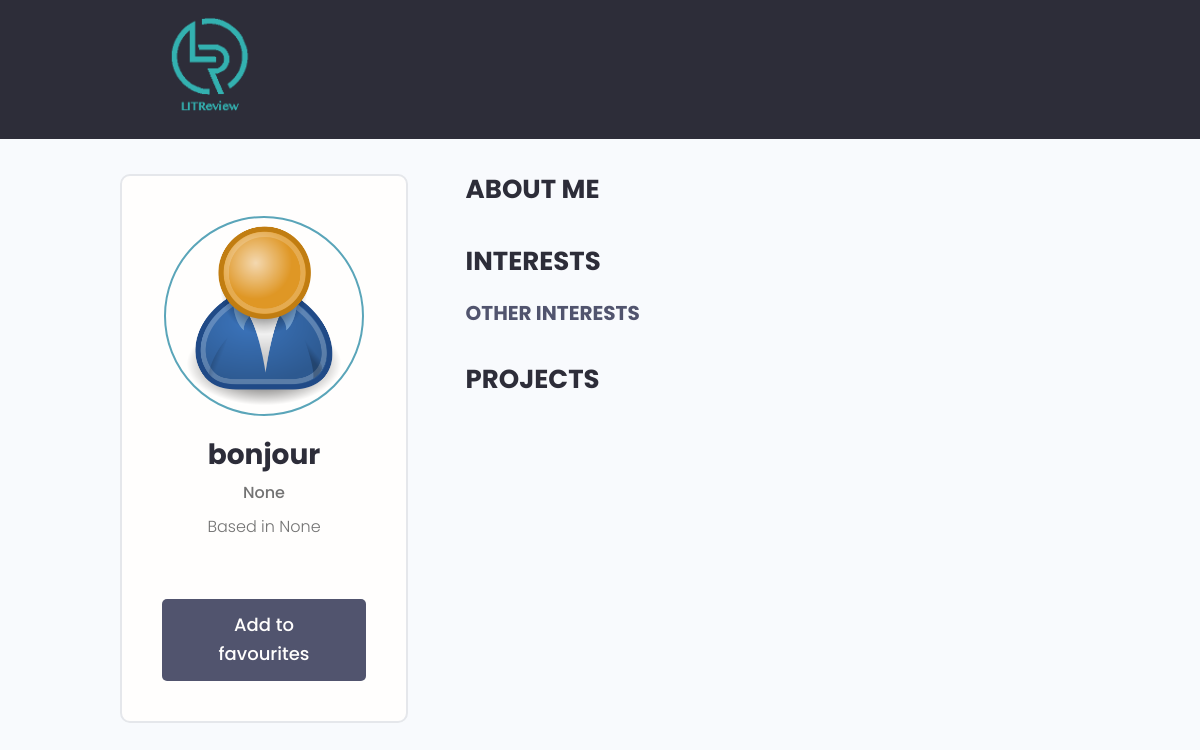
The page /users/profile/72487573-7c15-4528-9c82-7a81803e45b3/ on the database its author committed.
### users/models.py (models this page shows, shortened)
class Profile(models.Model):
    user = models.OneToOneField(User, on_delete=models.CASCADE, null=True, blank=True)
    name = models.CharField(max_length=200, blank=True, null=True)
    email = models.EmailField(max_length=500, blank=True, null=True)
    username = models.CharField(max_length=200, blank=True, null=True)
    favourites = models.ManyToManyField('self', related_name='favourite', default=None, blank=True, symmetrical=False)
    location = models.CharField(max_length=200, blank=True, null=True)
    short_intro = models.CharField(max_length=200, blank=True, null=True)
    bio = models.TextField(blank=True, null=True)
    profile_image = models.ImageField(null=True, blank=True, upload_to='profiles/', default="profiles/user-default.png")
    social_twitter = models.CharField(max_length=200, blank=True, null=True)
    social_facebook = models.CharField(max_length=200, blank=True, null=True)
    social_instagram = models.CharField(max_length=200, blank=True, null=True)
    created = models.DateField(auto_now_add=True)
    id = models.UUIDField(default=uuid.uuid4, unique=True, primary_key=True, editable=False)

### users/views.py (the view)
# urls.py: path('profile/<str:pk>/', views.userProfile, name="user-profile"),
def userProfile(request, pk):
    profile = Profile.objects.get(id=pk)
    topInterests = profile.skill_set.exclude(description__exact="")
    otherInterests = profile.skill_set.filter(description="")
    context = {'profile': profile, 'topInterests': topInterests, "otherInterests": otherInterests}
    return render(request, 'users/user-profile.html', context)

### users/templates/users/user-profile.html (shortened to what this page needs)
{% extends 'main.html' %}
{% block content %}
<main class="profile my-md">
    <div class="container">
      <div class="layout">
        <div class="column column--1of3">
          <div class="card text-center">
            <div class="card__body dev">
              <img class="avatar avatar--xl" src="{{profile.profile_image.url}}" />
              <h2 class="dev__name">{{profile.name}}</h2>
              <p class="dev__title">{{profile.short_intro}}</p>
              <p class="dev__location">Based in {{profile.location}}</p>
              <a href="{% url 'favourite' profile.id %}" class="btn btn--sub btn--lg">Add to favourites </a>
            </div>
          </div>
        </div>
        <div class="column column--2of3">
          <div class="devInfo">
            <h3 class="devInfo__title">About Me</h3>
          </div>
          <div class="devInfo">
            <h3 class="devInfo__title">Interests</h3>
            <div class="devInfo__skills">
              <h3 class="devInfo__subtitle">Other Interests</h3>
            </div>
          </div>
          <div class="devInfo">
            <h3 class="devInfo__title">Projects</h3>
          </div>
        </div>
      </div>
    </div>
  </main>
{% endblock content %}

### static/styles/app.css (style rules this page uses)
.btn--sub { background-color: var(--color-sub-light); }
.card { border: 2px solid var(--color-light); }
img { width: 100%; }
.profile .card > .dev { padding: 4rem; }
.dev__name { color: var(--color-sub); font-size: 2.8rem; font-weight: 700; margin-top: 1rem; margin-bottom: 0.5rem; }
.dev__title { font-size: 1.6rem; font-weight: 500; line-height: 1.3; }
.dev__location { margin-top: 1rem; }
.devInfo { margin-bottom: 3rem; }
.devInfo__title, .devInfo__subtitle { font-size: 2.6rem; color: var(--color-sub); text-transform: uppercase; font-weight: 700; margin-bottom: 1.5rem; }
.devInfo__subtitle { font-size: 2rem; color: var(--color-sub-light); }

### static/uikit/styles/modules/_base.css (style rules this page uses)
* { margin: 0; padding: 0; box-sizing: border-box; text-rendering: optimizeLegibility; color: inherit; font-size: inherit; }
body { line-height: 1.6; font-weight: 400; font-size: 1.5rem; color: var(--color-text); background-color: var(--color-bg); min-height: 100vh; }

### static/uikit/styles/modules/_typography.css (style rules this page uses)
* { font-family: var(--font-base); }
h2 { font-size: 3.6rem; font-weight: var(--font-bold); }
h3 { font-size: 3.2rem; font-weight: var(--font-medium); }
p, span, strong { font-size: 1.6rem; color: var(--color-text); font-weight: var(--font-regular); }
a { padding-bottom: 2px; text-decoration: none; display: inline-block; color: var(--color-main); font-weight: var(--font-medium); }

### static/uikit/styles/modules/_utilities.css (style rules this page uses)
.container { width: 92%; max-width: 165rem; margin: 0 auto; box-sizing: border-box; }
@media screen and (min-width: 1000px) { .container { width: 90%; } }
@media screen and (min-width: 1200px) { .container { width: 80%; } }
.text-center { text-align: center; }
.my-md { margin: 3rem auto; }

### static/uikit/styles/modules/_avatar.css (style rules this page uses)
.avatar { border-radius: 50%; border: 2px solid var(--color-main); object-fit: cover; }
.avatar--xl { height: 20rem; width: 20rem; }

### static/uikit/styles/modules/_button.css (style rules this page uses)
.btn { display: inline-block; position: relative; cursor: pointer; background-color: var(--color-light); font-weight: var(--font-medium); color: var(--color-sub); text-decoration: none; padding: 1rem 2rem; border-radius: 0.5rem; border: none; width: -webkit-fit-content; width: -moz-fit-content; width: fit-content; height: -webkit-fit-content; height: -moz-fit-content; height: fit-content; font-size: 1.6rem; outline-width: 0; outline-color: transparent; -webkit-backface-visibility: hidden; backface-visibility: hidden; transition: all 0.3s ease-in-out; }
.btn--sub { background-color: var(--color-sub); color: var(--color-white); }
.btn--lg { font-size: 1.8rem; padding: 1.2rem 4.5rem; }

### static/uikit/styles/modules/_card.css (style rules this page uses)
.card { border-radius: 1rem; background-color: var(--color-white); border: 1.5px solid var(--color-light); width: auto; height: auto; margin-top: 0.5rem; margin-bottom: 0.5rem; overflow: hidden; }
.card__body, .card__header { padding: 2rem 2.5rem; }

### static/uikit/styles/modules/_layout.css (style rules this page uses)
.layout { display: flex; flex-flow: row wrap; justify-content: space-between; }
.layout > .column { margin-bottom: 3rem; }
.layout > .column.column--1of3 { flex-basis: 30%; }
.layout > .column.column--2of3 { flex-basis: 64%; }

### rows shown on the page
Profile: profile_image (placeholder picture), name "bonjour", short_intro "None", location "None"
